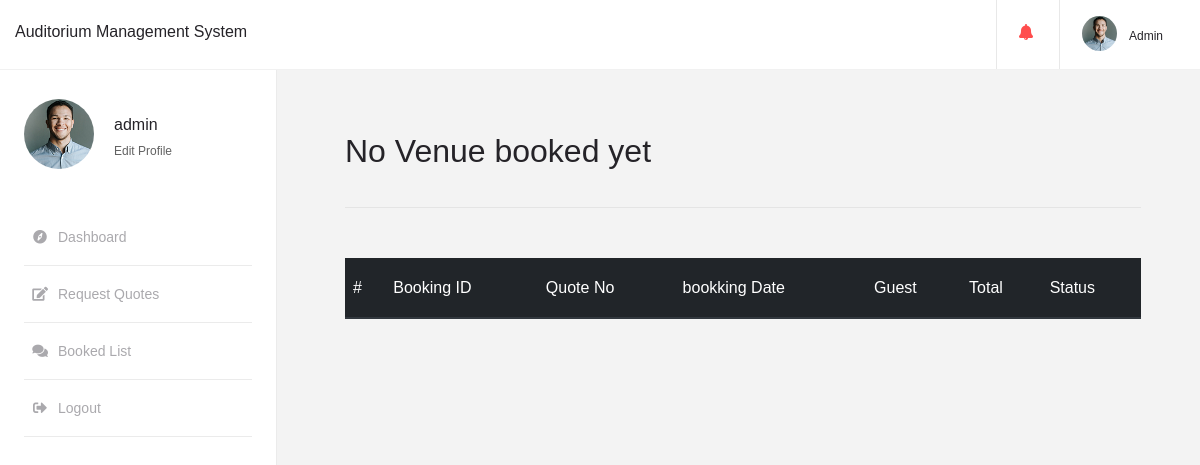
The app's page /dashboard/booked-list/ (signed in), older data.
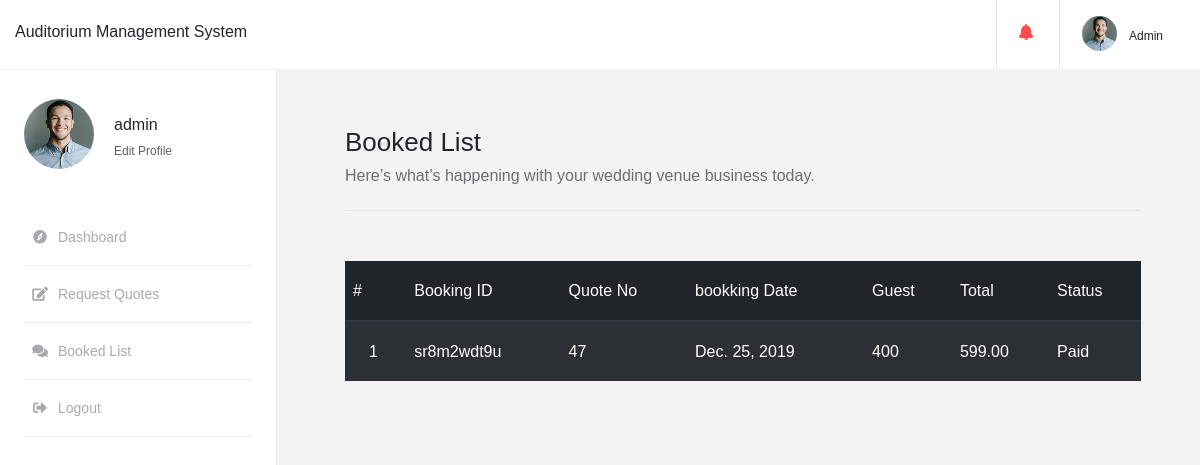
The same page, newer data.
### booking/models.py (models this page shows, shortened)
class VenueBooking(models.Model):
    STATUS_TYPE = (
        ('unpaid', 'Unpaid'),
        ('paid', 'Paid')
    )
    status = models.CharField(max_length=15, choices=STATUS_TYPE, default='unpaid', blank=True, null=True)
    booking_id = models.CharField(
        max_length=15,
        blank=True,
        null=True,
        help_text="Unique Booking Id will Be auto Generate by System"
    )
    billing_profile = models.ForeignKey(BillingProfile, on_delete=models.CASCADE, blank=True, null=True)
    quote = models.OneToOneField(Quote, on_delete=models.CASCADE)
    venue_id = models.IntegerField(blank=True, null=True)
    booking_date = models.DateField(blank=True, null=True)
    guest = models.PositiveIntegerField(blank=True, null=True)
    sub_total = models.DecimalField(decimal_places=2, max_digits=8, blank=True, null=True)
    total = models.DecimalField(decimal_places=2, max_digits=8, blank=True, null=True)
    objects = VenueBookingManager()
    def __str__(self):
        return str(self.id)

class Quote(models.Model):
    STATUS_TYPE = (
        ('review', 'Reviewing'),
        ('confirm', 'Confirmed'),
        ('booked', 'Booked'),
    )
    status = models.CharField(max_length=15, choices=STATUS_TYPE, default='review')
    name = models.CharField(max_length=25, blank=True, null=True)
    email = models.EmailField()
    mobile_no = models.IntegerField(verbose_name="Mobile Number")
    venue = models.ForeignKey(Venue, on_delete=models.CASCADE)
    booking_date = models.DateField(auto_now=False, auto_now_add=False, blank=True, null=True)
    guest = models.PositiveIntegerField(blank=True, null=True, verbose_name='Number Of Guest')
    booking_purpose = models.ForeignKey(BookingPurpose, on_delete=models.SET_NULL, blank=True, null=True)
    total = models.DecimalField(decimal_places=2, max_digits=10, default="0")
    timestamp = models.DateTimeField(auto_now=False, auto_now_add=False, default=timezone.now)
    def __str__(self):
        return str(self.pk)

### account/views.py (the view)
# urls.py: path('dashboard/booked-list/', booked_list, name="booked_list"),
def booked_list(request):
    template_name = 'account/booked_list.html'
    booking_list = VenueBooking.objects.filter(billing_profile__email=request.user.email, status='paid')
    print(booking_list)
    context = {
        'object_list': booking_list,
    }
    return render(request, template_name, context)

### templates/account/booked_list.html (shortened to what this page needs)
{% extends 'base/user_base_site.html' %}
    {% block content %}
    <div class="dashboard-content">
        <div class="container-fluid">
            <div class="row">
                <div class="col-xl-12 col-lg-10 col-md-9 col-sm-12 col-12">
                    <div class="dashboard-page-header">
                        {% if object_list.count > 0 %}
                        <h3 class="dashboard-page-title">Booked List</h3>
                        <p class="d-block">Here’s what’s happening with your wedding venue business today.</p>
                        {% else %}
                        <h2>No Venue booked yet</h2>
                        {% endif %}
                    </div>
                </div>
            </div>
            <div class="row">
                <div class="col-12">
                    <table class="table table-striped table-dark">
                        <thead>
                            <tr>
                                <th scope="col">#</th>
                                <th scope="col">Booking ID</th>
                                <th scope="col">Quote No</th>
                                <th scope="col">bookking Date</th>
                                <th scope="col">Guest</th>
                                <th scope="col">Total</th>
                                <th scope="col">Status</th>
                            </tr>
                        </thead>
                        <tbody>
                          {% for obj in object_list %}
                          <tr>
                            <td class="pl-4">{{ forloop.counter }}</td>
                            <td>{{ obj.booking_id }}</td>
                            <td>{{ obj.quote }}</td>
                            <td>{{ obj.booking_date }}</td>
                            <td>{{ obj.guest }}</td>
                            <td>{{ obj.total }}</td>
                            <td>{{ obj.status|title }}</td>
                          </tr>
                          {% endfor %}
                        </tbody>
                      </table>
                </div>
            </div>
        </div>
    </div>
    {% endblock %}

Row changes from the older to the newer data that the page shows:
added VenueBooking: booking_id "sr8m2wdt9u", quote "47", booking_date "Dec. 25, 2019", guest "400", total "599.00", status "Paid"
Text that changed along with them:
text no longer shown: "No Venue booked yet"
text now shown: "Booked List Here’s what’s happening with your wedding venue business today."
